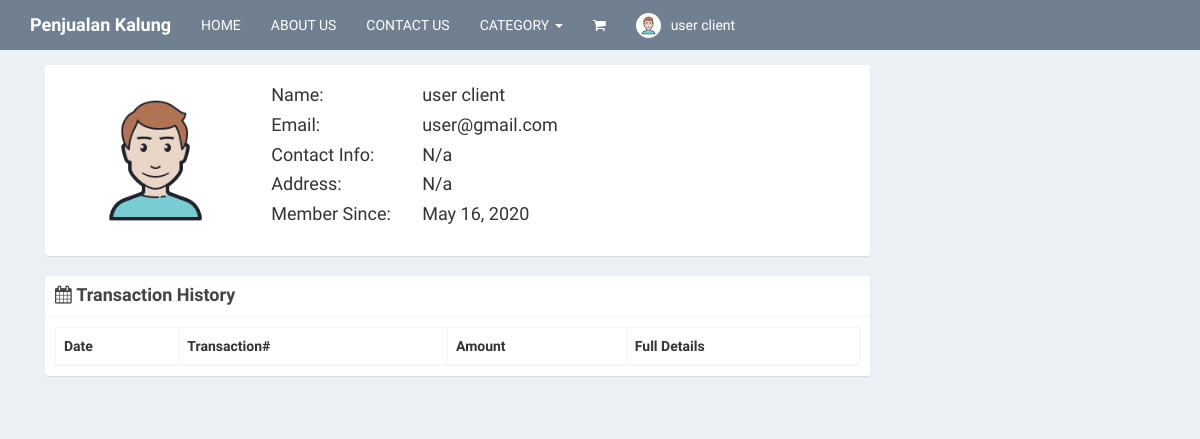
Screenshot of /profile.php (signed in) with the database file from the repository.
### tables this page shows
CREATE TABLE `users` (
  `id` int(11) NOT NULL,
  `email` varchar(200) NOT NULL,
  `password` varchar(60) NOT NULL,
  `type` int(1) NOT NULL,
  `address` text DEFAULT NULL,
  `contact_info` varchar(100) DEFAULT NULL,
  `image` varchar(200) DEFAULT NULL,
  `status` int(1) DEFAULT NULL,
  `created_on` date NOT NULL,
  `firstname` varchar(50) NOT NULL,
  `lastname` varchar(50) NOT NULL,
  `activate_code` varchar(15) DEFAULT NULL
);

### includes/session.php (called while the page is built, shortened)
<?php
    include 'includes/conn.php';
    if (isset($_SESSION['user'])) {
        $conn = $pdo->open();
        try {
            $stmt = $conn->prepare("SELECT * FROM users WHERE id=:id");
            $stmt->execute(['id' => $_SESSION['user']]);
            $user = $stmt->fetch();
        }
        catch(PDOException $e) {
            echo "There is some problem in connection: " . $e->getMessage();
        }
    }
?>

### profile.php (the view, shortened to what this page needs)
<?php include 'includes/session.php'; ?>
<?php include 'includes/header.php'; ?>
<body class="hold-transition skin-blue layout-top-nav">
<div class="wrapper">
	<?php include 'includes/navbar.php'; ?>
	  <div class="content-wrapper">
	    <div class="container">
	      <section class="content">
	        <div class="row">
	        	<div class="col-sm-9">
	        		<div class="box box-solid">
	        			<div class="box-body">
	        				<div class="col-sm-3">
	        					<img src="<?php echo (!empty($user['image'])) ? 'images/'.$user['image'] : 'images/profile.jpg'; ?>" width="100%">
	        				</div>
	        				<div class="col-sm-9">
	        					<div class="row">
	        						<div class="col-sm-3">
	        							<h4>Name:</h4>
	        							<h4>Email:</h4>
	        							<h4>Contact Info:</h4>
	        							<h4>Address:</h4>
	        							<h4>Member Since:</h4>
	        						</div>
	        						<div class="col-sm-9">
	        							<h4><?php echo $user['firstname'].' '.$user['lastname']; ?>
	        							</h4>
	        							<h4><?php echo $user['email']; ?></h4>
	        							<h4><?php echo (!empty($user['contact_info'])) ? $user['contact_info'] : 'N/a'; ?></h4>
	        							<h4><?php echo (!empty($user['address'])) ? $user['address'] : 'N/a'; ?></h4>
	        							<h4><?php echo date('M d, Y', strtotime($user['created_on'])); ?></h4>
	        						</div>
	        					</div>
	        				</div>
	        			</div>
	        		</div>
	        		<div class="box box-solid">
	        			<div class="box-header with-border">
	        				<h4 class="box-title"><i class="fa fa-calendar"></i> <b>Transaction History</b></h4>
	        			</div>
	        			<div class="box-body">
	        				<table class="table table-bordered" id="example1">
	        					<thead>
	        						<th>Date</th>
	        						<th>Transaction#</th>
	        						<th>Amount</th>
	        						<th>Full Details</th>
	        					</thead>
	        				</table>
	        			</div>
	        		</div>
	        	</div>
	        	<div class="col-sm-3">
	        	</div>
	        </div>
	      </section>
	    </div>
	  </div>
</div>
</body>
</html>

### includes/navbar.php (shortened to what this page needs)
<header class="main-header">
    <nav class="navbar navbar-static-top">
        <div class="container">
        <div class="navbar-header">
            <a href="index.php" class="navbar-brand"><b>Penjualan Kalung</b></a>
        </div>
        <div class="collapse navbar-collapse pull-left" id="navbar-collapse">
            <ul class="nav navbar-nav">
                <li><a href="index.php">HOME</a></li>
                <li><a href="">ABOUT US</a></li>
                <li><a href="">CONTACT US</a></li>
                <li class="dropdown">
                    <a href="#" class="dropdown-toggle" data-toggle="dropdown">CATEGORY <span class="caret"></span></a>
                </li>
            </ul>
            <div class="navbar-custom-menu">
                <ul class="nav navbar-nav">
                    <li class="dropdown messages-menu">
                        <a href="#" class="dropdown-toggle" data-toggle="dropdown">
                        <i class="fa fa-shopping-cart"></i>
                        </a>
                    </li>
                    <?php
                        if(isset($_SESSION['user'])) {
                            $image = (!empty($user['image']) ? 'images/'.$user['image'] : 'images/profile.jpg');
                            echo '
                                <li class="dropdown user user-menu">
                                    <a href="#" class="dropdown-toggle" data-toggle="dropdown">
                                    <img src="'.$image.'" class="user-image" alt="User Image">
                                    <span class="hidden-xs">'.$user['firstname'].' '.$user['lastname'].'</span>
                                    </a>
                                    <ul class="dropdown-menu">
                                    <li class="user-header">
                                        <img src="'.$image.'" class="img-circle" alt="User Image">
                                        <p>
                                        '.$user['firstname'].' '.$user['lastname'].'
                                        <small>Member since '.date('M. Y', strtotime($user['created_on'])).'</small>
                                        </p>
                                    </li>
                                    <li class="user-footer">
                                        <div class="pull-left">
                                        <a href="profile.php" class="btn btn-default btn-flat">Profile</a>
                                        </div>
                                        <div class="pull-right">
                                        <a href="logout.php" class="btn btn-default btn-flat">Log out</a>
                                        </div>
                                    </li>
                                    </ul>
                                </li>
                            ';
                        }
                        else{
                            echo "
                                <li><a href='login.php'>LOGIN</a></li>
                                <li><a href='register.php'>SIGNUP</a></li>
                            ";
                        }
                    ?>
                </ul>
            </div>
        </div>
    </nav>
</header>

### rows the page displays
users: image (placeholder picture), firstname "user", lastname "client", email "user@gmail.com", created_on "May 16, 2020"
